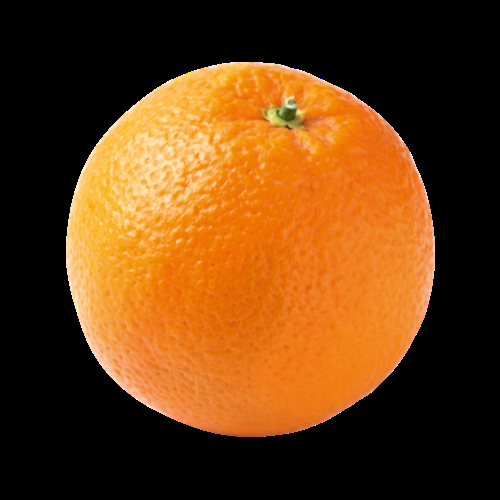
#> input picture Image Color Activity/orange.png, 500 x 500 px, found by its file name
$ jupyter execute Image_Acquisition.ipynb
#> lines starting #> are read from the running program, lines starting #| are printed output that depends on the picture
<a href="https://colab.research.google.com/github/DavidSentasas/CpE0332.1-1-Elective-3/blob/main/Image_Acquisition.ipynb" target="_parent"></a>

[cell 1]
import numpy as np
import cv2
from google.colab.patches import cv2_imshow
img = cv2.imread('/content/drive/MyDrive/Colab/orange.png')
#> img is the input picture: shape (500, 500, 3); mean B, G, R 19.7, 61.5, 104.8

[cell 2]
cv2_imshow(img)

[cell 3]
img_gray = cv2.cvtColor(img, cv2.COLOR_BGR2GRAY)
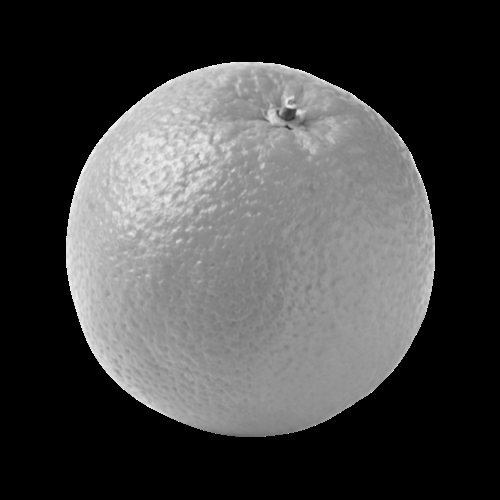
#> img_gray: shape (500, 500); min 0, max 255, mean 69.7
cv2_imshow(img_gray)

[cell 4]
img_resize = cv2.resize(img_gray, (100,500))
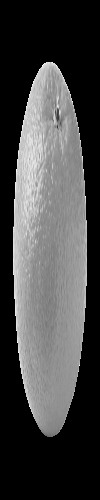
#> img_resize: shape (500, 100); min 0, max 255, mean 69.7
cv2_imshow(img_resize)

[cell 5]
img_flip = cv2.flip(img_resize, -1)
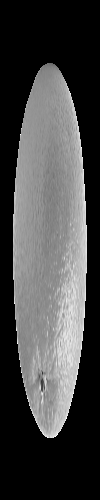
#> img_flip: shape (500, 100); min 0, max 255, mean 69.7
cv2_imshow(img_flip)

$ run again, with Image Color Activity/img_blue.png copied over Image Color Activity/orange.png
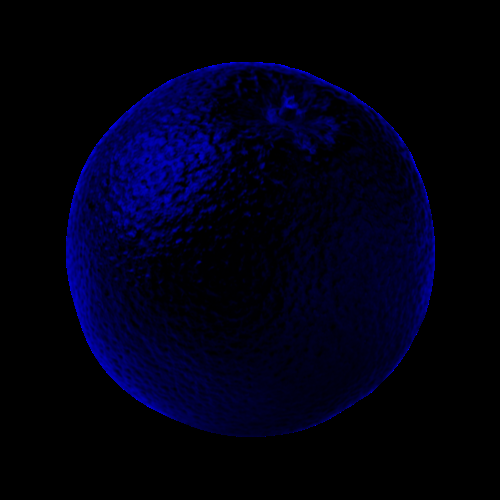
#> input picture Image Color Activity/img_blue.png, 500 x 500 px, found by its file name
#> img is the input picture: shape (500, 500, 3); mean B, G, R 19.7, 0, 0
#> `img_gray = cv2.cvtColor(img, cv2.COLOR_BGR2GRAY)`:
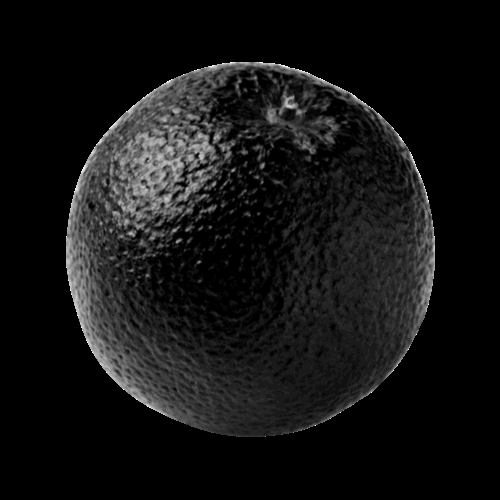
#> img_gray: shape (500, 500); min 0, max 29, mean 2.2; drawn with min black and max white
#> `img_flip = cv2.flip(img_resize, -1)`:
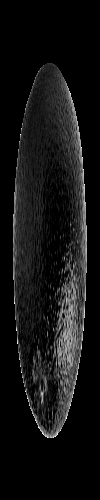
#> img_flip: shape (500, 100); min 0, max 29, mean 2.2; drawn with min black and max white
